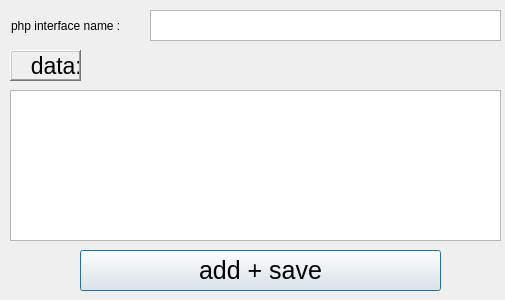
<?xml version="1.0" encoding="UTF-8"?>
<ui version="4.0">
 <class>Dialog</class>
 <widget class="QDialog" name="Dialog">
  <property name="geometry">
   <rect>
    <x>0</x>
    <y>0</y>
    <width>505</width>
    <height>300</height>
   </rect>
  </property>
  <property name="windowTitle">
   <string>Dialog</string>
  </property>
  <widget class="QLabel" name="label">
   <property name="geometry">
    <rect>
     <x>11</x>
     <y>10</y>
     <width>131</width>
     <height>31</height>
    </rect>
   </property>
   <property name="text">
    <string>php interface name :</string>
   </property>
  </widget>
  <widget class="QTextEdit" name="textEdit">
   <property name="geometry">
    <rect>
     <x>150</x>
     <y>10</y>
     <width>351</width>
     <height>31</height>
    </rect>
   </property>
  </widget>
  <widget class="QLabel" name="label_2">
   <property name="geometry">
    <rect>
     <x>10</x>
     <y>50</y>
     <width>71</width>
     <height>31</height>
    </rect>
   </property>
   <property name="font">
    <font>
     <pointsize>17</pointsize>
    </font>
   </property>
   <property name="frameShape">
    <enum>QFrame::WinPanel</enum>
   </property>
   <property name="frameShadow">
    <enum>QFrame::Raised</enum>
   </property>
   <property name="text">
    <string>  data:</string>
   </property>
  </widget>
  <widget class="QTextEdit" name="textEdit_2">
   <property name="geometry">
    <rect>
     <x>10</x>
     <y>90</y>
     <width>491</width>
     <height>151</height>
    </rect>
   </property>
  </widget>
  <widget class="QPushButton" name="pushButton">
   <property name="geometry">
    <rect>
     <x>80</x>
     <y>250</y>
     <width>361</width>
     <height>41</height>
    </rect>
   </property>
   <property name="font">
    <font>
     <pointsize>19</pointsize>
    </font>
   </property>
   <property name="text">
    <string>add + save</string>
   </property>
  </widget>
 </widget>
 <resources/>
 <connections/>
</ui>
